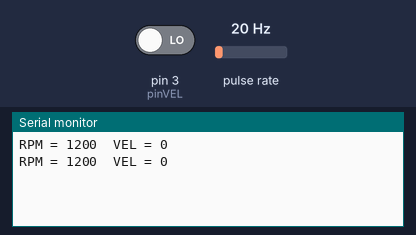
This sketch was run on a simulated Arduino Uno, built with avr-gcc and run on an emulated ATmega328P. On the bench: the last lines printed to the serial monitor. Wiring (inferred from the names in the program): pulse sensor: data pin 2. The inputs (shaded band) are chosen by the test bench; at power-on: pulse rate 20 Hz, pin 3 (pinVEL) LOW.

Above: at 1.2 s.
1.3 s: pulse rate (sensor on pin 2) set to 4 Hz
At 1.9 s:
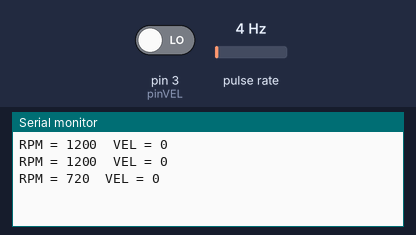
2.8 s: pulse rate (sensor on pin 2) set to 50 Hz
At 3.4 s:
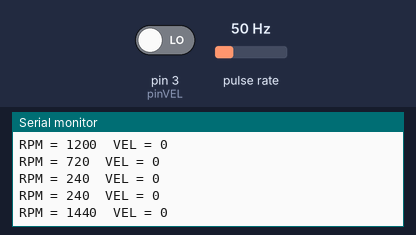
Timing chart, 0 to 5.8 s (numbered marks = the images above; inputs shaded):
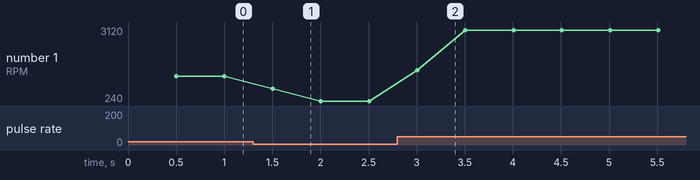

Measured:
- after the input at 1.3 s, the serial monitor: prints a new line after 0.20 s (image 1)
- after the input at 2.8 s, the serial monitor: prints a new line after 0.21 s (image 2)
- plotted number 1: 1200 → 240 after the input at 1.3 s, 240 → 3120 after the input at 2.8 s

The sketch:

Velocidade.ino
```cpp
#define pinRPM 2
#define pinVEL 3

unsigned long millisInicial = 0; //tempo inicial

volatile int pulsosRPM = 0; //contador de pulsos para RPM
volatile int pulsosVEL = 0; //contador de pulsos para velocidade

unsigned int RPM = 0; //frequencia de rotacoes em RPM
unsigned int VEL = 0; //velocidade em km/h

void setup()
{
  Serial.begin (9600);
  attachInterrupt (digitalPinToInterrupt(pinRPM), tacometro, RISING); //Interrupção para ler pulso do RPM
  attachInterrupt (digitalPinToInterrupt(pinVEL), veloc, RISING); //Interrupção para ler pulso da velocidade
}

void loop()
{
  if((millis() - millisInicial) > 500)
  {
    noInterrupts();
    RPM = pulsosRPM*2*60;
    VEL = (pulsosVEL*2*3.14*0.5*3.6)/20;
    Serial.print ("RPM = ");
    Serial.print (RPM);
    Serial.print ("  VEL = ");
    Serial.println (VEL);
    pulsosRPM = 0;
    pulsosVEL = 0;
    millisInicial = millis();
    interrupts();
  }

}

void tacometro ()
{
  pulsosRPM++;
}

void veloc ()
{
  pulsosVEL++;
}
```
